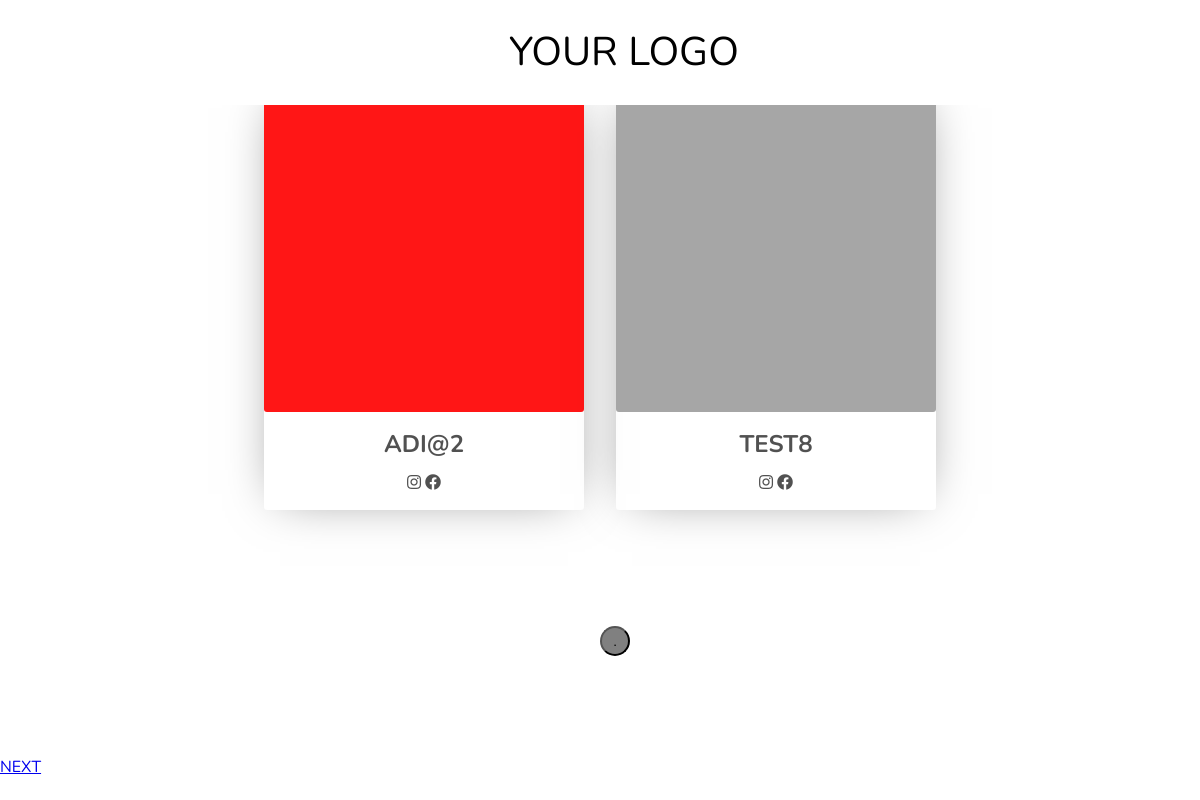
Page /feed/social/ on the committed database.
### feed/models.py (models this page shows, shortened)
class UplodedPic(models.Model):
    user = models.OneToOneField(settings.AUTH_USER_MODEL, on_delete=models.CASCADE)
    insta = models.CharField(max_length=20, null=True, blank=True)
    fb = models.URLField(max_length=100, blank=True)
    img = models.ImageField(blank=False)
    class Meta:
        ordering = ("-id", )

### account/models.py (models this page shows, shortened)
class UserBase(AbstractBaseUser, PermissionsMixin):
    email = models.EmailField(_('email address'), unique=True)
    user_name = models.CharField(max_length=150, unique=True)
    first_name = models.CharField(max_length=50, blank=True)
    last_name = models.CharField(max_length=50, blank=True)
    phone_number = models.CharField(max_length=15, blank=True)
    city = models.CharField(max_length=50, blank=True)
    pincode = models.CharField(max_length=12, blank=True)
    address_line = models.CharField(max_length=300, blank=True)
    is_active = models.BooleanField(default=False)
    is_staff = models.BooleanField(default=False)
    created = models.DateTimeField(auto_now_add=True)
    updated = models.DateTimeField(auto_now=True)
    objects = CustomAccountManager()
    USERNAME_FIELD = 'email'
    REQUIRED_FIELDS = ['user_name']
    class Meta:
        verbose_name = "Accounts"
        verbose_name_plural = "Accounts"

### feed/views.py (the view)
# urls.py: path('social/', Feed.as_view(), name='feed')
class Feed(ListView):
    model = UplodedPic
    template_name  = 'feed/feed.html'
    context_object_name = 'qs'
    paginate_by = 2
    queryset = UplodedPic.objects.all()

### store/context_processors.py (called while the page is built)
def categories(request):
    return {
        'categories': Category.objects.all()
    }

### templates/feed/feed.html (shortened to what this page needs)
{% load static %}
<!DOCTYPE html>
<html lang="en">
<head>
    <link rel="stylesheet" href={% static 'css/feed/feed.css' %}>
    <link
      rel="stylesheet"
      href="https://cdnjs.cloudflare.com/ajax/libs/font-awesome/5.15.3/css/all.min.css"
    />
</head>
<body>
<nav class="nav">
        <div class="container">
            <div class="logo">
                <a href="#">Your Logo</a>
            </div>
        </div>
    </nav>
<div id="feed">
    <ul class="card-list infinite-container">
        {% for item in qs %}
        <li class="card infinite-item">
            <a class="card-image"  target="_blank" style="background-image: url(https://s3-us-west-2.amazonaws.com/s.cdpn.io/310408/jane-doe-100.jpg);" data-image-full="{{item.img.url}}">
            </a>
            <span class="card-description" target="_blank">
                <h2>{{item.user.user_name}}</h2>
                <i onclick="window.open('https://www.instagram.com/{{item.insta}}')" class="fab fa-instagram"></i>
                <i onclick="window.open('{{item.fb}}')" class="fab fa-facebook" ></i>
            </span>
        </li>
        {% endfor %}
    </ul>
    <div class="circle-container ">
                <button class=" my-button loading">
                    .
                </button>
            </div>
            <div class="row">
                <div class="col-12">
                    {% if page_obj.has_next %}
                    <a class="infinite-more-link" href="?page={{ page_obj.next_page_number }}">next</a>
                    {% endif %}
                </div>
            </div>
        </div>
</body>
</html>

### static/css/feed/feed.css (style rules this page uses)
.nav { width: 100%; height: 65px; position: fixed; line-height: 65px; text-align: center; margin-top: 0px; background-color: white; }
.nav div.logo { float: unset; width: auto; height: auto; padding-left: 3rem; }
.nav div.logo a { text-decoration: none; color: black; font-size: 2.5rem; }
.nav { padding-top: 20px; padding-bottom: 20px; -webkit-transition: all 0.4s ease; transition: all 0.4s ease; }
#feed { padding-top: 5%; }
.card-image { display: block; min-height: 20rem; background: #fff center center no-repeat; background-size: cover; filter: blur(3px); border-radius: 3px; }
.card-image.is-loaded { filter: none; transition: filter 1s; max-height: 295px; }
html, body { width: 100%; height: 100%; margin: 0; font-size: 16px; font-family: "Nunito", sans-serif; text-transform: uppercase; }
.card-list { display: block; margin: 1rem auto; padding: 0; font-size: 0; text-align: center; list-style: none; }
.card { display: inline-block; width: 90%; max-width: 20rem; margin: 1rem; font-size: 1rem; text-decoration: none; overflow: hidden; box-shadow: 0 0 3rem -1rem rgba(0,0,0,0.5); transition: transform 0.1s ease-in-out, box-shadow 0.1s; border-radius: 3px; }
.card-description { display: block; padding: 1em 0.5em; color: #515151; text-decoration: none; }
.card-description > h2 { margin: 0 0 0.5em; }

### templates/feed/feed.html (style rules this page uses)
.circle-container { margin: 100px; margin-left:50%; }
.my-button { width: 30px; height: 30px; outline-style:initial; border-radius: 100px; cursor: pointer; background-color: grey; }

### rows in the picture
UplodedPic: img (picture), user.user_name "ADI@2"
UplodedPic: img (picture), user.user_name "TEST8"
